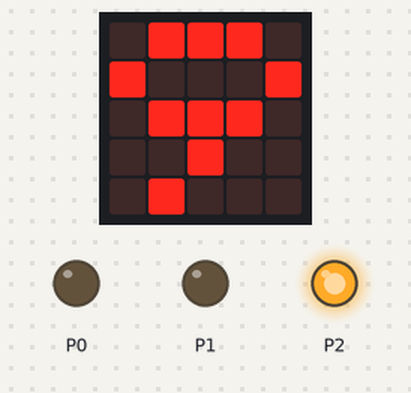
The program below on a simulated BBC micro:bit (MakeCode). Shown: the board's 5×5 LED display, output pins drawn as LEDs (lit = HIGH).

Above: at 11.1 s.
At 12.0 s:
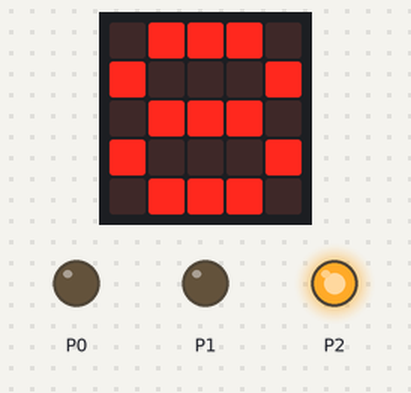
At 13.0 s:
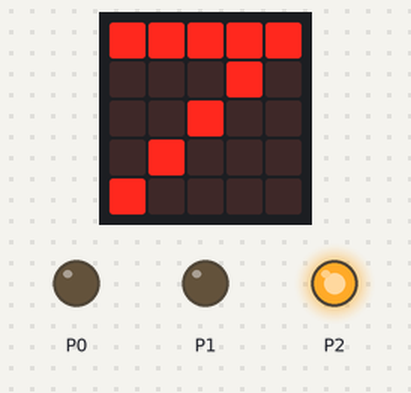
At 13.9 s:
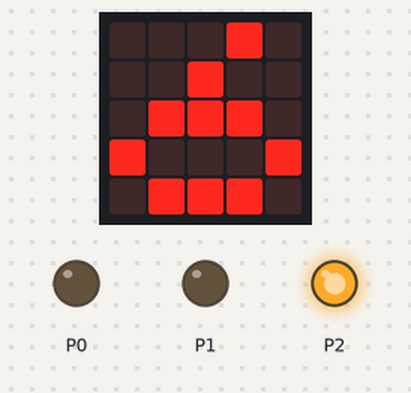
At 15.53 s:
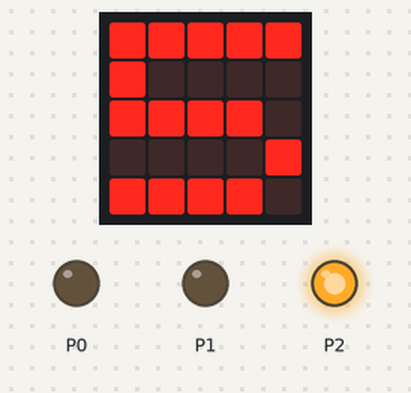
At 19.48 s:
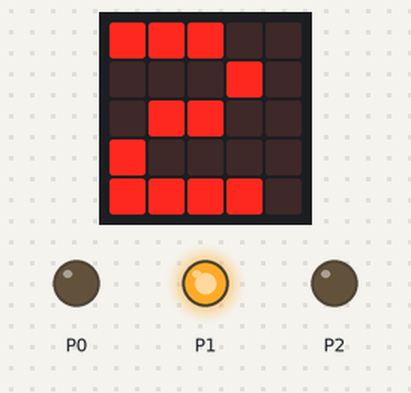
Timing chart, 0 to 21.9 s (numbered marks = the images above):
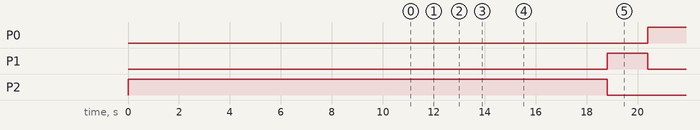

Measured:
- by itself, P0: LOW → HIGH at 20.4 s
- by itself, P1: LOW → HIGH at 18.8 s, → LOW 1.6 s later
- by itself, P2: LOW → HIGH at 0.00 s, → LOW 18.8 s later
- what the display in image 0 shows lasts 1.0 s, from 11.0 s to 12.0 s
- what the display in image 1 shows lasts 0.9 s, from 12.0 s to 12.9 s

The program:

main.ts
```typescript
let Número = 0
pins.digitalWritePin(DigitalPin.P1, 0)
basic.forever(function () {
    pins.digitalWritePin(DigitalPin.P0, 0)
    pins.digitalWritePin(DigitalPin.P2, 1)
    basic.pause(11000)
    Número = 9
    for (let index = 0; index < 4; index++) {
        basic.showNumber(Número)
        basic.pause(200)
        Número += -1
    }
    for (let index = 0; index < 5; index++) {
        basic.showNumber(Número)
        basic.pause(50)
        Número += -1
    }
    basic.clearScreen()
    pins.digitalWritePin(DigitalPin.P2, 0)
    pins.digitalWritePin(DigitalPin.P1, 1)
    Número = 2
    for (let index = 0; index < 2; index++) {
        basic.showNumber(Número)
        basic.pause(50)
        Número += -1
    }
    basic.clearScreen()
    pins.digitalWritePin(DigitalPin.P1, 0)
    pins.digitalWritePin(DigitalPin.P0, 1)
    basic.pause(21000)
    Número = 9
    for (let index = 0; index < 4; index++) {
        basic.showNumber(Número)
        basic.pause(200)
        Número += -1
    }
    for (let index = 0; index < 5; index++) {
        basic.showNumber(Número)
        basic.pause(50)
        Número += -1
    }
    basic.clearScreen()
})
basic.forever(function () {
    if (Número <= 5) {
        led.enable(true)
        basic.pause(100)
        led.enable(false)
        basic.pause(100)
    } else {
        led.enable(true)
    }
})
```

test.ts
```typescript
// aquí va el archivo "tests"; esto no se compilará cuando este paquete se utilice como una extensión.
```
